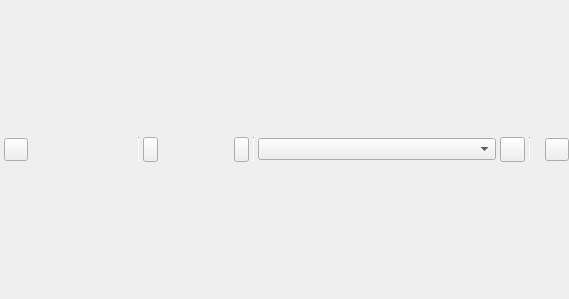
<?xml version="1.0" encoding="UTF-8"?>
<ui version="4.0">
 <class>WorkspacePanel</class>
 <widget class="QWidget" name="WorkspacePanel">
  <property name="geometry">
   <rect>
    <x>0</x>
    <y>0</y>
    <width>569</width>
    <height>299</height>
   </rect>
  </property>
  <property name="sizePolicy">
   <sizepolicy hsizetype="Ignored" vsizetype="Preferred">
    <horstretch>0</horstretch>
    <verstretch>0</verstretch>
   </sizepolicy>
  </property>
  <property name="acceptDrops">
   <bool>true</bool>
  </property>
  <property name="focused" stdset="0">
   <bool>false</bool>
  </property>
  <layout class="QVBoxLayout" name="verticalLayout">
   <property name="spacing">
    <number>0</number>
   </property>
   <property name="leftMargin">
    <number>0</number>
   </property>
   <property name="topMargin">
    <number>0</number>
   </property>
   <property name="rightMargin">
    <number>0</number>
   </property>
   <property name="bottomMargin">
    <number>0</number>
   </property>
   <item>
    <widget class="QFrame" name="headerFrame">
     <property name="sizePolicy">
      <sizepolicy hsizetype="Preferred" vsizetype="Maximum">
       <horstretch>0</horstretch>
       <verstretch>0</verstretch>
      </sizepolicy>
     </property>
     <property name="minimumSize">
      <size>
       <width>0</width>
       <height>25</height>
      </size>
     </property>
     <property name="maximumSize">
      <size>
       <width>16777215</width>
       <height>25</height>
      </size>
     </property>
     <property name="header" stdset="0">
      <bool>true</bool>
     </property>
     <layout class="QHBoxLayout" name="horizontalLayout">
      <property name="spacing">
       <number>4</number>
      </property>
      <property name="leftMargin">
       <number>4</number>
      </property>
      <property name="topMargin">
       <number>0</number>
      </property>
      <property name="rightMargin">
       <number>0</number>
      </property>
      <property name="bottomMargin">
       <number>0</number>
      </property>
      <item>
       <widget class="QWidget" name="currentInteractorWidget" native="true">
        <property name="sizePolicy">
         <sizepolicy hsizetype="Preferred" vsizetype="Preferred">
          <horstretch>0</horstretch>
          <verstretch>0</verstretch>
         </sizepolicy>
        </property>
        <property name="minimumSize">
         <size>
          <width>130</width>
          <height>25</height>
         </size>
        </property>
        <property name="maximumSize">
         <size>
          <width>130</width>
          <height>25</height>
         </size>
        </property>
        <layout class="QHBoxLayout" name="horizontalLayout_2">
         <property name="spacing">
          <number>0</number>
         </property>
         <property name="leftMargin">
          <number>0</number>
         </property>
         <property name="topMargin">
          <number>0</number>
         </property>
         <property name="rightMargin">
          <number>0</number>
         </property>
         <property name="bottomMargin">
          <number>0</number>
         </property>
         <item>
          <widget class="QToolButton" name="currentInteractorButton">
           <property name="cursor">
            <cursorShape>PointingHandCursor</cursorShape>
           </property>
           <property name="toolTip">
            <string>Active tool&lt;br/&gt;&lt;i&gt;click to show/hide its configuration panel.&lt;/i&gt;</string>
           </property>
           <property name="text">
            <string/>
           </property>
           <property name="checkable">
            <bool>true</bool>
           </property>
           <property name="toolButtonStyle">
            <enum>Qt::ToolButtonTextBesideIcon</enum>
           </property>
          </widget>
         </item>
         <item>
          <spacer name="horizontalSpacer">
           <property name="orientation">
            <enum>Qt::Horizontal</enum>
           </property>
           <property name="sizeHint" stdset="0">
            <size>
             <width>95</width>
             <height>20</height>
            </size>
           </property>
          </spacer>
         </item>
        </layout>
       </widget>
      </item>
      <item>
       <widget class="Line" name="sep4">
        <property name="minimumSize">
         <size>
          <width>0</width>
          <height>25</height>
         </size>
        </property>
        <property name="maximumSize">
         <size>
          <width>1</width>
          <height>25</height>
         </size>
        </property>
        <property name="orientation">
         <enum>Qt::Vertical</enum>
        </property>
       </widget>
      </item>
      <item>
       <widget class="QPushButton" name="interactorsLeft">
        <property name="minimumSize">
         <size>
          <width>15</width>
          <height>25</height>
         </size>
        </property>
        <property name="maximumSize">
         <size>
          <width>15</width>
          <height>24</height>
         </size>
        </property>
        <property name="icon">
         <iconset resource="../resources/TalipotGUIResource.qrc">
          <normaloff>:/talipot/gui/icons/svg/menu-left-white.svg</normaloff>:/talipot/gui/icons/svg/menu-left-white.svg</iconset>
        </property>
       </widget>
      </item>
      <item>
       <widget class="QScrollArea" name="scrollArea">
        <property name="sizePolicy">
         <sizepolicy hsizetype="Maximum" vsizetype="Expanding">
          <horstretch>0</horstretch>
          <verstretch>0</verstretch>
         </sizepolicy>
        </property>
        <property name="minimumSize">
         <size>
          <width>0</width>
          <height>25</height>
         </size>
        </property>
        <property name="maximumSize">
         <size>
          <width>16777215</width>
          <height>25</height>
         </size>
        </property>
        <property name="frameShape">
         <enum>QFrame::NoFrame</enum>
        </property>
        <property name="frameShadow">
         <enum>QFrame::Plain</enum>
        </property>
        <property name="verticalScrollBarPolicy">
         <enum>Qt::ScrollBarAlwaysOff</enum>
        </property>
        <property name="horizontalScrollBarPolicy">
         <enum>Qt::ScrollBarAlwaysOff</enum>
        </property>
        <property name="widgetResizable">
         <bool>true</bool>
        </property>
        <widget class="QWidget" name="interactorsFrame">
         <property name="geometry">
          <rect>
           <x>0</x>
           <y>0</y>
           <width>83</width>
           <height>25</height>
          </rect>
         </property>
         <property name="minimumSize">
          <size>
           <width>0</width>
           <height>25</height>
          </size>
         </property>
        </widget>
       </widget>
      </item>
      <item>
       <widget class="QPushButton" name="interactorsRight">
        <property name="minimumSize">
         <size>
          <width>15</width>
          <height>25</height>
         </size>
        </property>
        <property name="maximumSize">
         <size>
          <width>15</width>
          <height>24</height>
         </size>
        </property>
        <property name="icon">
         <iconset resource="../resources/TalipotGUIResource.qrc">
          <normaloff>:/talipot/gui/icons/svg/menu-right-white.svg</normaloff>:/talipot/gui/icons/svg/menu-right-white.svg</iconset>
        </property>
       </widget>
      </item>
      <item>
       <widget class="Line" name="sep2">
        <property name="maximumSize">
         <size>
          <width>1</width>
          <height>16777215</height>
         </size>
        </property>
        <property name="orientation">
         <enum>Qt::Vertical</enum>
        </property>
       </widget>
      </item>
      <item>
       <widget class="tlp::TreeViewComboBox" name="graphCombo">
        <property name="sizePolicy">
         <sizepolicy hsizetype="Expanding" vsizetype="Fixed">
          <horstretch>0</horstretch>
          <verstretch>0</verstretch>
         </sizepolicy>
        </property>
        <property name="minimumSize">
         <size>
          <width>100</width>
          <height>0</height>
         </size>
        </property>
        <property name="toolTip">
         <string>Select a graph to display</string>
        </property>
        <property name="sizeAdjustPolicy">
         <enum>QComboBox::AdjustToContents</enum>
        </property>
       </widget>
      </item>
      <item>
       <widget class="QToolButton" name="linkButton">
        <property name="minimumSize">
         <size>
          <width>25</width>
          <height>25</height>
         </size>
        </property>
        <property name="maximumSize">
         <size>
          <width>25</width>
          <height>25</height>
         </size>
        </property>
        <property name="toolTip">
         <string>Click here to enable the synchronization with the Graphs panel.
When synchronization is enabled, the current graph of the Graphs panel,
becomes the current one in the workspace active panel.</string>
        </property>
        <property name="text">
         <string/>
        </property>
        <property name="iconSize">
         <size>
          <width>22</width>
          <height>22</height>
         </size>
        </property>
        <property name="checkable">
         <bool>true</bool>
        </property>
       </widget>
      </item>
      <item>
       <widget class="Line" name="sep3">
        <property name="maximumSize">
         <size>
          <width>1</width>
          <height>16777215</height>
         </size>
        </property>
        <property name="orientation">
         <enum>Qt::Vertical</enum>
        </property>
       </widget>
      </item>
      <item>
       <widget class="tlp::DragHandle" name="dragHandle">
        <property name="toolTip">
         <string>Press here to begin dragging this view</string>
        </property>
       </widget>
      </item>
      <item>
       <widget class="QToolButton" name="closeButton">
        <property name="toolTip">
         <string>Close</string>
        </property>
        <property name="text">
         <string/>
        </property>
       </widget>
      </item>
     </layout>
    </widget>
   </item>
  </layout>
  <action name="actionClose">
   <property name="text">
    <string>Close</string>
   </property>
   <property name="shortcut">
    <string>Ctrl+W</string>
   </property>
  </action>
 </widget>
 <customwidgets>
  <customwidget>
   <class>tlp::TreeViewComboBox</class>
   <extends>QComboBox</extends>
   <header>talipot/TreeViewComboBox.h</header>
   <container>1</container>
  </customwidget>
  <customwidget>
   <class>tlp::DragHandle</class>
   <extends>QLabel</extends>
   <header location="global">talipot/DragHandle.h</header>
  </customwidget>
 </customwidgets>
 <resources>
  <include location="../resources/TalipotGUIResource.qrc"/>
 </resources>
 <connections>
  <connection>
   <sender>interactorsLeft</sender>
   <signal>clicked()</signal>
   <receiver>WorkspacePanel</receiver>
   <slot>scrollInteractorsLeft()</slot>
   <hints>
    <hint type="sourcelabel">
     <x>153</x>
     <y>298</y>
    </hint>
    <hint type="destinationlabel">
     <x>471</x>
     <y>297</y>
    </hint>
   </hints>
  </connection>
  <connection>
   <sender>interactorsRight</sender>
   <signal>clicked()</signal>
   <receiver>WorkspacePanel</receiver>
   <slot>scrollInteractorsRight()</slot>
   <hints>
    <hint type="sourcelabel">
     <x>276</x>
     <y>298</y>
    </hint>
    <hint type="destinationlabel">
     <x>471</x>
     <y>297</y>
    </hint>
   </hints>
  </connection>
  <connection>
   <sender>actionClose</sender>
   <signal>triggered()</signal>
   <receiver>closeButton</receiver>
   <slot>click()</slot>
   <hints>
    <hint type="sourcelabel">
     <x>-1</x>
     <y>-1</y>
    </hint>
    <hint type="destinationlabel">
     <x>933</x>
     <y>297</y>
    </hint>
   </hints>
  </connection>
  <connection>
   <sender>currentInteractorButton</sender>
   <signal>clicked(bool)</signal>
   <receiver>WorkspacePanel</receiver>
   <slot>setCurrentInteractorConfigurationVisible(bool)</slot>
   <hints>
    <hint type="sourcelabel">
     <x>69</x>
     <y>296</y>
    </hint>
    <hint type="destinationlabel">
     <x>471</x>
     <y>297</y>
    </hint>
   </hints>
  </connection>
 </connections>
 <slots>
  <slot>setCurrentInteractorConfigurationVisible(bool)</slot>
  <slot>scrollInteractorsRight()</slot>
  <slot>scrollInteractorsLeft()</slot>
 </slots>
</ui>
